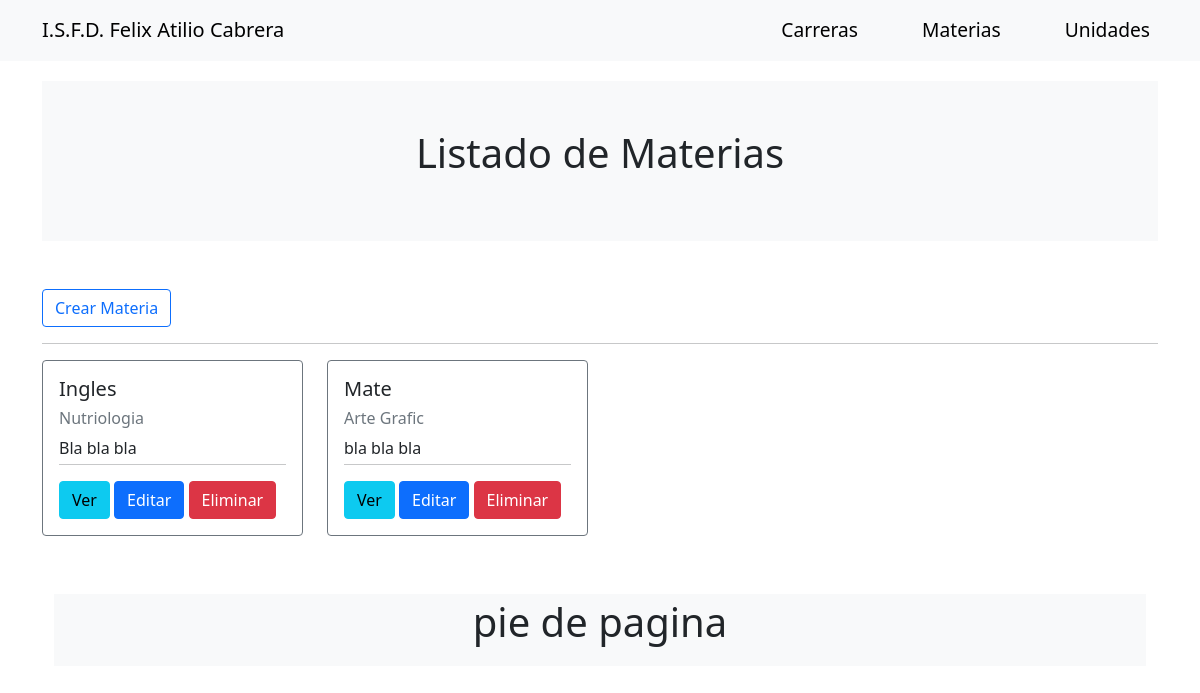
The page /index.php?controller=Materias&action=lista on the database its author committed.
### tables this page shows
CREATE TABLE `materias` (
  `id` int(11) NOT NULL,
  `title` varchar(75) NOT NULL,
  `content` text NOT NULL,
  `id_carreras` int(11) NOT NULL
);

CREATE TABLE `carreras` (
  `id` int(11) NOT NULL,
  `title` varchar(11) NOT NULL,
  `content` varchar(275) NOT NULL
);

### index.php (called while the page is built, shortened)
<?php
require_once ('model/db.php');
$controller = new $controllerName();
$dataToView["data"] = array();
if (method_exists($controller, $_GET["action"])) {
    $dataToView["data"] = $controller->{$_GET["action"]}();
}
require_once ('view/template/header.php');
require_once ('view/' . $controller->view . '.php');
require_once ('view/template/footer.php');
?>

### model/db.php (called while the page is built, shortened)
<?php
class Db {
    public function __construct() {
        $this->host = constant('DB_HOST');
        $this->db = constant('DB');
        $this->user = constant('DB_USER');
        $this->pass = constant('DB_PASS');
        try {
            $this->conection = new PDO('mysql:host=' . $this->host . ';dbname=' . $this->db, $this->user, $this->pass);
        } catch (PDOException $e) {
            echo $e->getMessage();
            exit();
        }
    }
}
?>

### model/Materias_model.php (called while the page is built, shortened)
<?php
class Materia {
    private $table = 'materias';
    private $conection;
    private function getConection(){
        $dbObj = new Db();
        $this->conection = $dbObj->conection;
    }
    public function getMaterias(){
        $sql = "SELECT * FROM ".$this->table. " ORDER BY id_carreras";
        $stmt = $this->conection->prepare($sql);
        $stmt->execute();
        return $stmt->fetchAll();
    }
}
?>

### controller/Materias.php (called while the page is built, shortened)
<?php
require_once ('model/Materias_model.php');
class MateriasController{
    public function __construct() {
    $this->MateriaObj = new Materia();
    }
    public function lista(){
        return $this->MateriaObj->getMaterias();
}
}
?>

### model/Carreras_model.php (called while the page is built, shortened)
<?php
class Carreras {
    private $table = 'Carreras';
    private $conection;
    private function getConection(){
        $dbObj = new Db();
        $this->conection = $dbObj->conection;
    }
    public function getCarrerasById($id){
        $sql = "SELECT * FROM ".$this->table. " WHERE id = ?";
        $stmt = $this->conection->prepare($sql);
        $stmt->execute([$id]);
        return $stmt->fetch();
    }
}
?>

### controller/Carreras.php (called while the page is built, shortened)
<?php
require_once ('model/Carreras_model.php');
class CarrerasController{
    public function __construct() {
    $this->CarreraObj = new Carreras();
    }
    public function getCarreraById($id){
        return $this->CarreraObj->getCarrerasById($id);
    }
}
?>

### view/List_materia.php (the view)
<div class="row">
    <div class="col-md-12 text-right">
        <a href="index.php?controller=Materias&action=nuevo" class="btn btn-outline-primary">Crear Materia</a>
        <hr/>
    </div>
    <?php
    require_once ('controller/Carreras.php');
    $carreras = new CarrerasController();
    if (count($dataToView["data"]) > 0) {
        foreach ($dataToView["data"] as $materia) {
            $carrera = $carreras->getCarreraById($materia["id_carreras"]);
    ?>
            <div class="col-md-3">
                <div class="card-body border border-secondary rounded">
                    <h5 class="card-title"><?php echo $materia['title']; ?></h5>
                    <h6 class="card-title text-secondary"><?php echo $carrera["title"]; ?></h6>
                    <div class="card-text"><?php echo nl2br($materia['content']); ?></div>
                    <hr class="mt-1"/>
                    <a href="index.php?controller=Unidades&action=listaUnidadSeleccionada&id=<?php echo $materia['id']; ?>" class="btn btn-info">Ver</a>
                    <a href="index.php?controller=Materias&action=editar&id=<?php echo $materia['id']; ?>" class="btn btn-primary">Editar</a>
                    <a href="index.php?controller=Materias&action=confirmDelete&id=<?php echo $materia['id']; ?>" class="btn btn-danger">Eliminar</a>
                </div>
            </div>
    <?php
        }
    } else {
    ?>
        <div class="alert alert-info">
            Actualmente no existen notas.
        </div>
    <?php
    }
    ?>
</div>

### rows shown on the page
materias: title "Ingles", id_carreras.title "Nutriologia", content "Bla bla bla"
materias: title "Mate", id_carreras.title "Arte Grafic", content "bla bla bla"

### other values the page prints
$controller->titulo_pagina "Listado de Materias"
